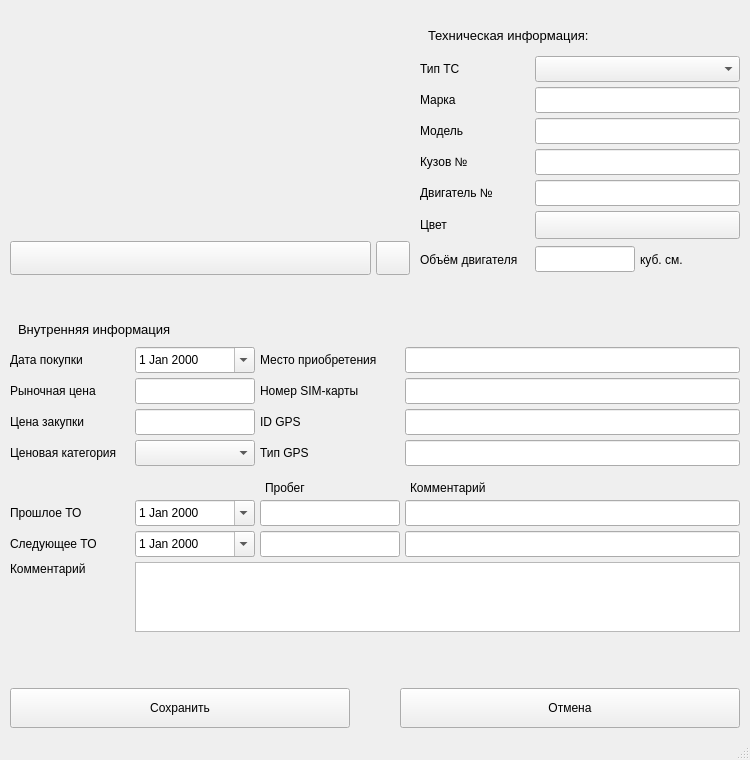
<?xml version="1.0" encoding="UTF-8"?>
<ui version="4.0">
 <class>TransportCardWindow</class>
 <widget class="QMainWindow" name="TransportCardWindow">
  <property name="geometry">
   <rect>
    <x>0</x>
    <y>0</y>
    <width>750</width>
    <height>760</height>
   </rect>
  </property>
  <property name="minimumSize">
   <size>
    <width>750</width>
    <height>760</height>
   </size>
  </property>
  <property name="maximumSize">
   <size>
    <width>16777215</width>
    <height>760</height>
   </size>
  </property>
  <property name="windowTitle">
   <string>MainWindow</string>
  </property>
  <widget class="QWidget" name="centralwidget">
   <property name="enabled">
    <bool>true</bool>
   </property>
   <layout class="QVBoxLayout" name="verticalLayout_4">
    <property name="spacing">
     <number>0</number>
    </property>
    <property name="leftMargin">
     <number>10</number>
    </property>
    <property name="topMargin">
     <number>10</number>
    </property>
    <property name="rightMargin">
     <number>10</number>
    </property>
    <property name="bottomMargin">
     <number>10</number>
    </property>
    <item>
     <layout class="QVBoxLayout" name="all_fields_layout">
      <property name="spacing">
       <number>0</number>
      </property>
      <property name="topMargin">
       <number>0</number>
      </property>
      <property name="bottomMargin">
       <number>0</number>
      </property>
      <item>
       <layout class="QHBoxLayout" name="horizontalLayout_18">
        <item>
         <layout class="QVBoxLayout" name="verticalLayout_3">
          <property name="spacing">
           <number>5</number>
          </property>
          <item>
           <widget class="QLabel" name="lbl_photo">
            <property name="minimumSize">
             <size>
              <width>400</width>
              <height>226</height>
             </size>
            </property>
            <property name="maximumSize">
             <size>
              <width>400</width>
              <height>226</height>
             </size>
            </property>
            <property name="text">
             <string/>
            </property>
            <property name="alignment">
             <set>Qt::AlignCenter</set>
            </property>
           </widget>
          </item>
          <item>
           <layout class="QHBoxLayout" name="horizontalLayout_17">
            <property name="spacing">
             <number>5</number>
            </property>
            <item>
             <widget class="QPushButton" name="btn_select_status">
              <property name="sizePolicy">
               <sizepolicy hsizetype="Expanding" vsizetype="Fixed">
                <horstretch>0</horstretch>
                <verstretch>0</verstretch>
               </sizepolicy>
              </property>
              <property name="minimumSize">
               <size>
                <width>0</width>
                <height>34</height>
               </size>
              </property>
              <property name="cursor">
               <cursorShape>PointingHandCursor</cursorShape>
              </property>
              <property name="text">
               <string/>
              </property>
             </widget>
            </item>
            <item>
             <widget class="QPushButton" name="btn_image_upload">
              <property name="minimumSize">
               <size>
                <width>34</width>
                <height>34</height>
               </size>
              </property>
              <property name="maximumSize">
               <size>
                <width>34</width>
                <height>34</height>
               </size>
              </property>
              <property name="cursor">
               <cursorShape>PointingHandCursor</cursorShape>
              </property>
              <property name="toolTip">
               <string>Изменить фото</string>
              </property>
              <property name="text">
               <string/>
              </property>
              <property name="icon">
               <iconset resource="../../resurce.qrc">
                <normaloff>:/Icons/icons/refresh-ccw_.svg</normaloff>:/Icons/icons/refresh-ccw_.svg</iconset>
              </property>
              <property name="iconSize">
               <size>
                <width>20</width>
                <height>20</height>
               </size>
              </property>
             </widget>
            </item>
           </layout>
          </item>
         </layout>
        </item>
        <item>
         <layout class="QVBoxLayout" name="technical_info_layout">
          <property name="spacing">
           <number>5</number>
          </property>
          <property name="leftMargin">
           <number>10</number>
          </property>
          <property name="topMargin">
           <number>10</number>
          </property>
          <property name="rightMargin">
           <number>0</number>
          </property>
          <item>
           <widget class="QLabel" name="label_25">
            <property name="minimumSize">
             <size>
              <width>0</width>
              <height>26</height>
             </size>
            </property>
            <property name="font">
             <font>
              <family>Arial</family>
              <pointsize>10</pointsize>
             </font>
            </property>
            <property name="styleSheet">
             <string notr="true">padding-left:5px;</string>
            </property>
            <property name="text">
             <string>Техническая информация:</string>
            </property>
           </widget>
          </item>
          <item>
           <layout class="QHBoxLayout" name="horizontalLayout_6">
            <property name="spacing">
             <number>5</number>
            </property>
            <item>
             <widget class="QLabel" name="label">
              <property name="minimumSize">
               <size>
                <width>110</width>
                <height>0</height>
               </size>
              </property>
              <property name="maximumSize">
               <size>
                <width>110</width>
                <height>16777215</height>
               </size>
              </property>
              <property name="text">
               <string>Тип ТС</string>
              </property>
             </widget>
            </item>
            <item>
             <widget class="QComboBox" name="cb_type_transport_id">
              <property name="minimumSize">
               <size>
                <width>0</width>
                <height>26</height>
               </size>
              </property>
              <property name="cursor">
               <cursorShape>PointingHandCursor</cursorShape>
              </property>
             </widget>
            </item>
           </layout>
          </item>
          <item>
           <layout class="QHBoxLayout" name="horizontalLayout">
            <property name="spacing">
             <number>5</number>
            </property>
            <item>
             <widget class="QLabel" name="label_2">
              <property name="minimumSize">
               <size>
                <width>110</width>
                <height>0</height>
               </size>
              </property>
              <property name="maximumSize">
               <size>
                <width>110</width>
                <height>16777215</height>
               </size>
              </property>
              <property name="text">
               <string>Марка</string>
              </property>
             </widget>
            </item>
            <item>
             <widget class="QLineEdit" name="le_brand">
              <property name="minimumSize">
               <size>
                <width>0</width>
                <height>26</height>
               </size>
              </property>
             </widget>
            </item>
           </layout>
          </item>
          <item>
           <layout class="QHBoxLayout" name="horizontalLayout_2">
            <property name="spacing">
             <number>5</number>
            </property>
            <item>
             <widget class="QLabel" name="label_3">
              <property name="enabled">
               <bool>true</bool>
              </property>
              <property name="minimumSize">
               <size>
                <width>110</width>
                <height>0</height>
               </size>
              </property>
              <property name="maximumSize">
               <size>
                <width>110</width>
                <height>16777215</height>
               </size>
              </property>
              <property name="text">
               <string>Модель</string>
              </property>
             </widget>
            </item>
            <item>
             <widget class="QLineEdit" name="le_model">
              <property name="minimumSize">
               <size>
                <width>0</width>
                <height>26</height>
               </size>
              </property>
             </widget>
            </item>
           </layout>
          </item>
          <item>
           <layout class="QHBoxLayout" name="horizontalLayout_3">
            <property name="spacing">
             <number>5</number>
            </property>
            <item>
             <widget class="QLabel" name="label_4">
              <property name="minimumSize">
               <size>
                <width>110</width>
                <height>0</height>
               </size>
              </property>
              <property name="maximumSize">
               <size>
                <width>110</width>
                <height>16777215</height>
               </size>
              </property>
              <property name="text">
               <string>Кузов №</string>
              </property>
             </widget>
            </item>
            <item>
             <widget class="QLineEdit" name="le_bodywork">
              <property name="minimumSize">
               <size>
                <width>0</width>
                <height>26</height>
               </size>
              </property>
             </widget>
            </item>
           </layout>
          </item>
          <item>
           <layout class="QHBoxLayout" name="horizontalLayout_19">
            <property name="spacing">
             <number>5</number>
            </property>
            <property name="bottomMargin">
             <number>0</number>
            </property>
            <item>
             <widget class="QLabel" name="label_9">
              <property name="minimumSize">
               <size>
                <width>110</width>
                <height>0</height>
               </size>
              </property>
              <property name="maximumSize">
               <size>
                <width>110</width>
                <height>16777215</height>
               </size>
              </property>
              <property name="text">
               <string>Двигатель №</string>
              </property>
             </widget>
            </item>
            <item>
             <widget class="QLineEdit" name="le_number_engine">
              <property name="minimumSize">
               <size>
                <width>0</width>
                <height>26</height>
               </size>
              </property>
              <property name="maximumSize">
               <size>
                <width>16777215</width>
                <height>16777215</height>
               </size>
              </property>
             </widget>
            </item>
           </layout>
          </item>
          <item>
           <layout class="QHBoxLayout" name="horizontalLayout_4">
            <property name="spacing">
             <number>5</number>
            </property>
            <item>
             <widget class="QLabel" name="label_5">
              <property name="minimumSize">
               <size>
                <width>110</width>
                <height>0</height>
               </size>
              </property>
              <property name="maximumSize">
               <size>
                <width>110</width>
                <height>16777215</height>
               </size>
              </property>
              <property name="text">
               <string>Цвет</string>
              </property>
             </widget>
            </item>
            <item>
             <widget class="QPushButton" name="btn_select_color">
              <property name="sizePolicy">
               <sizepolicy hsizetype="Expanding" vsizetype="Fixed">
                <horstretch>0</horstretch>
                <verstretch>0</verstretch>
               </sizepolicy>
              </property>
              <property name="minimumSize">
               <size>
                <width>0</width>
                <height>28</height>
               </size>
              </property>
              <property name="cursor">
               <cursorShape>PointingHandCursor</cursorShape>
              </property>
              <property name="text">
               <string/>
              </property>
             </widget>
            </item>
           </layout>
          </item>
          <item>
           <layout class="QHBoxLayout" name="horizontalLayout_5">
            <property name="spacing">
             <number>5</number>
            </property>
            <item>
             <widget class="QLabel" name="label_6">
              <property name="minimumSize">
               <size>
                <width>110</width>
                <height>0</height>
               </size>
              </property>
              <property name="maximumSize">
               <size>
                <width>110</width>
                <height>16777215</height>
               </size>
              </property>
              <property name="text">
               <string>Объём двигателя</string>
              </property>
             </widget>
            </item>
            <item>
             <widget class="QLineEdit" name="le_engine_volume">
              <property name="minimumSize">
               <size>
                <width>100</width>
                <height>26</height>
               </size>
              </property>
              <property name="maximumSize">
               <size>
                <width>100</width>
                <height>16777215</height>
               </size>
              </property>
             </widget>
            </item>
            <item>
             <widget class="QLabel" name="label_20">
              <property name="sizePolicy">
               <sizepolicy hsizetype="Expanding" vsizetype="Preferred">
                <horstretch>0</horstretch>
                <verstretch>0</verstretch>
               </sizepolicy>
              </property>
              <property name="minimumSize">
               <size>
                <width>60</width>
                <height>0</height>
               </size>
              </property>
              <property name="maximumSize">
               <size>
                <width>16777215</width>
                <height>16777215</height>
               </size>
              </property>
              <property name="text">
               <string>куб. см.</string>
              </property>
             </widget>
            </item>
           </layout>
          </item>
         </layout>
        </item>
       </layout>
      </item>
      <item>
       <spacer name="verticalSpacer">
        <property name="orientation">
         <enum>Qt::Vertical</enum>
        </property>
        <property name="sizeHint" stdset="0">
         <size>
          <width>20</width>
          <height>40</height>
         </size>
        </property>
       </spacer>
      </item>
      <item>
       <layout class="QVBoxLayout" name="internal_info_layout">
        <property name="spacing">
         <number>5</number>
        </property>
        <property name="topMargin">
         <number>5</number>
        </property>
        <property name="bottomMargin">
         <number>0</number>
        </property>
        <item>
         <widget class="QLabel" name="label_24">
          <property name="minimumSize">
           <size>
            <width>0</width>
            <height>26</height>
           </size>
          </property>
          <property name="font">
           <font>
            <family>Arial</family>
            <pointsize>10</pointsize>
           </font>
          </property>
          <property name="styleSheet">
           <string notr="true">padding-left:5px;</string>
          </property>
          <property name="text">
           <string>Внутренняя информация</string>
          </property>
         </widget>
        </item>
        <item>
         <layout class="QHBoxLayout" name="horizontalLayout_8">
          <property name="spacing">
           <number>5</number>
          </property>
          <item>
           <widget class="QLabel" name="label_8">
            <property name="minimumSize">
             <size>
              <width>120</width>
              <height>0</height>
             </size>
            </property>
            <property name="maximumSize">
             <size>
              <width>120</width>
              <height>16777215</height>
             </size>
            </property>
            <property name="text">
             <string>Дата покупки</string>
            </property>
           </widget>
          </item>
          <item>
           <widget class="QDateEdit" name="de_date_purchase">
            <property name="minimumSize">
             <size>
              <width>120</width>
              <height>26</height>
             </size>
            </property>
            <property name="maximumSize">
             <size>
              <width>120</width>
              <height>16777215</height>
             </size>
            </property>
            <property name="cursor">
             <cursorShape>PointingHandCursor</cursorShape>
            </property>
            <property name="calendarPopup">
             <bool>true</bool>
            </property>
           </widget>
          </item>
          <item>
           <widget class="QLabel" name="label_7">
            <property name="minimumSize">
             <size>
              <width>140</width>
              <height>0</height>
             </size>
            </property>
            <property name="maximumSize">
             <size>
              <width>140</width>
              <height>16777215</height>
             </size>
            </property>
            <property name="text">
             <string>Место приобретения</string>
            </property>
            <property name="alignment">
             <set>Qt::AlignLeading|Qt::AlignLeft|Qt::AlignVCenter</set>
            </property>
           </widget>
          </item>
          <item>
           <widget class="QLineEdit" name="le_place_purchase">
            <property name="minimumSize">
             <size>
              <width>0</width>
              <height>26</height>
             </size>
            </property>
           </widget>
          </item>
         </layout>
        </item>
        <item>
         <layout class="QHBoxLayout" name="horizontalLayout_22">
          <property name="spacing">
           <number>5</number>
          </property>
          <property name="leftMargin">
           <number>0</number>
          </property>
          <property name="bottomMargin">
           <number>0</number>
          </property>
          <item>
           <widget class="QLabel" name="label_12">
            <property name="minimumSize">
             <size>
              <width>120</width>
              <height>0</height>
             </size>
            </property>
            <property name="maximumSize">
             <size>
              <width>120</width>
              <height>16777215</height>
             </size>
            </property>
            <property name="text">
             <string>Рыночная цена</string>
            </property>
           </widget>
          </item>
          <item>
           <widget class="QLineEdit" name="market_price">
            <property name="minimumSize">
             <size>
              <width>120</width>
              <height>26</height>
             </size>
            </property>
            <property name="maximumSize">
             <size>
              <width>120</width>
              <height>16777215</height>
             </size>
            </property>
           </widget>
          </item>
          <item>
           <widget class="QLabel" name="label_10">
            <property name="minimumSize">
             <size>
              <width>140</width>
              <height>0</height>
             </size>
            </property>
            <property name="maximumSize">
             <size>
              <width>140</width>
              <height>16777215</height>
             </size>
            </property>
            <property name="text">
             <string>Номер SIM-карты</string>
            </property>
           </widget>
          </item>
          <item>
           <widget class="QLineEdit" name="number_simcard">
            <property name="sizePolicy">
             <sizepolicy hsizetype="Expanding" vsizetype="Fixed">
              <horstretch>0</horstretch>
              <verstretch>0</verstretch>
             </sizepolicy>
            </property>
            <property name="minimumSize">
             <size>
              <width>220</width>
              <height>26</height>
             </size>
            </property>
            <property name="maximumSize">
             <size>
              <width>16777215</width>
              <height>16777215</height>
             </size>
            </property>
           </widget>
          </item>
         </layout>
        </item>
        <item>
         <layout class="QHBoxLayout" name="horizontalLayout_23">
          <property name="spacing">
           <number>5</number>
          </property>
          <property name="leftMargin">
           <number>0</number>
          </property>
          <property name="bottomMargin">
           <number>0</number>
          </property>
          <item alignment="Qt::AlignLeft">
           <widget class="QFrame" name="frm_purchase_price">
            <property name="enabled">
             <bool>true</bool>
            </property>
            <property name="minimumSize">
             <size>
              <width>245</width>
              <height>26</height>
             </size>
            </property>
            <property name="maximumSize">
             <size>
              <width>245</width>
              <height>16777215</height>
             </size>
            </property>
            <property name="frameShape">
             <enum>QFrame::NoFrame</enum>
            </property>
            <property name="frameShadow">
             <enum>QFrame::Raised</enum>
            </property>
            <property name="lineWidth">
             <number>0</number>
            </property>
            <layout class="QHBoxLayout" name="horizontalLayout_10">
             <property name="spacing">
              <number>5</number>
             </property>
             <property name="leftMargin">
              <number>0</number>
             </property>
             <property name="topMargin">
              <number>0</number>
             </property>
             <property name="rightMargin">
              <number>0</number>
             </property>
             <property name="bottomMargin">
              <number>0</number>
             </property>
             <item>
              <widget class="QLabel" name="label_16">
               <property name="minimumSize">
                <size>
                 <width>120</width>
                 <height>0</height>
                </size>
               </property>
               <property name="maximumSize">
                <size>
                 <width>120</width>
                 <height>16777215</height>
                </size>
               </property>
               <property name="text">
                <string>Цена закупки</string>
               </property>
              </widget>
             </item>
             <item>
              <widget class="QLineEdit" name="purchase_price">
               <property name="minimumSize">
                <size>
                 <width>120</width>
                 <height>26</height>
                </size>
               </property>
               <property name="maximumSize">
                <size>
                 <width>120</width>
                 <height>16777215</height>
                </size>
               </property>
              </widget>
             </item>
            </layout>
           </widget>
          </item>
          <item>
           <widget class="QLabel" name="label_11">
            <property name="minimumSize">
             <size>
              <width>140</width>
              <height>0</height>
             </size>
            </property>
            <property name="maximumSize">
             <size>
              <width>140</width>
              <height>16777215</height>
             </size>
            </property>
            <property name="text">
             <string>ID GPS</string>
            </property>
           </widget>
          </item>
          <item>
           <widget class="QLineEdit" name="gps_id">
            <property name="sizePolicy">
             <sizepolicy hsizetype="Expanding" vsizetype="Fixed">
              <horstretch>0</horstretch>
              <verstretch>0</verstretch>
             </sizepolicy>
            </property>
            <property name="minimumSize">
             <size>
              <width>220</width>
              <height>26</height>
             </size>
            </property>
            <property name="maximumSize">
             <size>
              <width>16777215</width>
              <height>16777215</height>
             </size>
            </property>
           </widget>
          </item>
         </layout>
        </item>
        <item>
         <layout class="QHBoxLayout" name="horizontalLayout_7">
          <property name="spacing">
           <number>5</number>
          </property>
          <property name="leftMargin">
           <number>0</number>
          </property>
          <property name="bottomMargin">
           <number>0</number>
          </property>
          <item>
           <widget class="QLabel" name="label_21">
            <property name="minimumSize">
             <size>
              <width>120</width>
              <height>0</height>
             </size>
            </property>
            <property name="maximumSize">
             <size>
              <width>120</width>
              <height>16777215</height>
             </size>
            </property>
            <property name="text">
             <string>Ценовая категория</string>
            </property>
           </widget>
          </item>
          <item>
           <widget class="QComboBox" name="payment_category">
            <property name="minimumSize">
             <size>
              <width>120</width>
              <height>26</height>
             </size>
            </property>
            <property name="maximumSize">
             <size>
              <width>120</width>
              <height>16777215</height>
             </size>
            </property>
            <property name="cursor">
             <cursorShape>PointingHandCursor</cursorShape>
            </property>
           </widget>
          </item>
          <item>
           <widget class="QLabel" name="label_22">
            <property name="minimumSize">
             <size>
              <width>140</width>
              <height>0</height>
             </size>
            </property>
            <property name="maximumSize">
             <size>
              <width>140</width>
              <height>16777215</height>
             </size>
            </property>
            <property name="text">
             <string>Тип GPS</string>
            </property>
           </widget>
          </item>
          <item>
           <widget class="QLineEdit" name="type_gps">
            <property name="minimumSize">
             <size>
              <width>0</width>
              <height>26</height>
             </size>
            </property>
           </widget>
          </item>
         </layout>
        </item>
        <item>
         <layout class="QHBoxLayout" name="horizontalLayout_12">
          <property name="spacing">
           <number>5</number>
          </property>
          <property name="topMargin">
           <number>10</number>
          </property>
          <property name="bottomMargin">
           <number>0</number>
          </property>
          <item>
           <widget class="QLabel" name="label_18">
            <property name="sizePolicy">
             <sizepolicy hsizetype="Fixed" vsizetype="Preferred">
              <horstretch>0</horstretch>
              <verstretch>0</verstretch>
             </sizepolicy>
            </property>
            <property name="minimumSize">
             <size>
              <width>250</width>
              <height>0</height>
             </size>
            </property>
            <property name="maximumSize">
             <size>
              <width>250</width>
              <height>16777215</height>
             </size>
            </property>
            <property name="text">
             <string/>
            </property>
           </widget>
          </item>
          <item>
           <widget class="QLabel" name="label_17">
            <property name="sizePolicy">
             <sizepolicy hsizetype="Fixed" vsizetype="Preferred">
              <horstretch>0</horstretch>
              <verstretch>0</verstretch>
             </sizepolicy>
            </property>
            <property name="minimumSize">
             <size>
              <width>140</width>
              <height>0</height>
             </size>
            </property>
            <property name="maximumSize">
             <size>
              <width>140</width>
              <height>16777215</height>
             </size>
            </property>
            <property name="text">
             <string>Пробег</string>
            </property>
           </widget>
          </item>
          <item>
           <widget class="QLabel" name="label_19">
            <property name="text">
             <string>Комментарий</string>
            </property>
           </widget>
          </item>
         </layout>
        </item>
        <item>
         <layout class="QHBoxLayout" name="horizontalLayout_13">
          <property name="spacing">
           <number>5</number>
          </property>
          <item>
           <widget class="QLabel" name="label_13">
            <property name="sizePolicy">
             <sizepolicy hsizetype="Fixed" vsizetype="Preferred">
              <horstretch>0</horstretch>
              <verstretch>0</verstretch>
             </sizepolicy>
            </property>
            <property name="minimumSize">
             <size>
              <width>120</width>
              <height>0</height>
             </size>
            </property>
            <property name="maximumSize">
             <size>
              <width>120</width>
              <height>16777215</height>
             </size>
            </property>
            <property name="text">
             <string>Прошлое ТО</string>
            </property>
           </widget>
          </item>
          <item>
           <widget class="QDateEdit" name="de_date_prev_to">
            <property name="sizePolicy">
             <sizepolicy hsizetype="Preferred" vsizetype="Fixed">
              <horstretch>0</horstretch>
              <verstretch>0</verstretch>
             </sizepolicy>
            </property>
            <property name="minimumSize">
             <size>
              <width>120</width>
              <height>26</height>
             </size>
            </property>
            <property name="maximumSize">
             <size>
              <width>120</width>
              <height>16777215</height>
             </size>
            </property>
            <property name="cursor">
             <cursorShape>PointingHandCursor</cursorShape>
            </property>
            <property name="calendarPopup">
             <bool>true</bool>
            </property>
           </widget>
          </item>
          <item>
           <widget class="QLineEdit" name="le_prev_mileage">
            <property name="minimumSize">
             <size>
              <width>140</width>
              <height>26</height>
             </size>
            </property>
            <property name="maximumSize">
             <size>
              <width>140</width>
              <height>16777215</height>
             </size>
            </property>
           </widget>
          </item>
          <item>
           <widget class="QLineEdit" name="le_comment_prev_to">
            <property name="minimumSize">
             <size>
              <width>0</width>
              <height>26</height>
             </size>
            </property>
           </widget>
          </item>
         </layout>
        </item>
        <item>
         <layout class="QHBoxLayout" name="horizontalLayout_14">
          <property name="spacing">
           <number>5</number>
          </property>
          <item>
           <widget class="QLabel" name="label_14">
            <property name="minimumSize">
             <size>
              <width>120</width>
              <height>0</height>
             </size>
            </property>
            <property name="maximumSize">
             <size>
              <width>120</width>
              <height>16777215</height>
             </size>
            </property>
            <property name="text">
             <string>Следующее ТО</string>
            </property>
           </widget>
          </item>
          <item>
           <widget class="QDateEdit" name="de_date_next_to">
            <property name="minimumSize">
             <size>
              <width>120</width>
              <height>26</height>
             </size>
            </property>
            <property name="maximumSize">
             <size>
              <width>120</width>
              <height>16777215</height>
             </size>
            </property>
            <property name="cursor">
             <cursorShape>PointingHandCursor</cursorShape>
            </property>
            <property name="calendarPopup">
             <bool>true</bool>
            </property>
           </widget>
          </item>
          <item>
           <widget class="QLineEdit" name="le_next_mileage">
            <property name="minimumSize">
             <size>
              <width>140</width>
              <height>26</height>
             </size>
            </property>
            <property name="maximumSize">
             <size>
              <width>140</width>
              <height>16777215</height>
             </size>
            </property>
           </widget>
          </item>
          <item>
           <widget class="QLineEdit" name="le_comment_next_to">
            <property name="minimumSize">
             <size>
              <width>0</width>
              <height>26</height>
             </size>
            </property>
           </widget>
          </item>
         </layout>
        </item>
        <item>
         <layout class="QHBoxLayout" name="horizontalLayout_15">
          <property name="spacing">
           <number>5</number>
          </property>
          <item alignment="Qt::AlignTop">
           <widget class="QLabel" name="label_15">
            <property name="minimumSize">
             <size>
              <width>120</width>
              <height>0</height>
             </size>
            </property>
            <property name="maximumSize">
             <size>
              <width>120</width>
              <height>16777215</height>
             </size>
            </property>
            <property name="text">
             <string>Комментарий</string>
            </property>
           </widget>
          </item>
          <item>
           <widget class="QTextEdit" name="te_comment_general">
            <property name="minimumSize">
             <size>
              <width>0</width>
              <height>70</height>
             </size>
            </property>
            <property name="maximumSize">
             <size>
              <width>16777215</width>
              <height>70</height>
             </size>
            </property>
           </widget>
          </item>
         </layout>
        </item>
        <item>
         <layout class="QHBoxLayout" name="horizontalLayout_9">
          <property name="spacing">
           <number>0</number>
          </property>
          <item>
           <widget class="QLabel" name="lbl_id_status">
            <property name="minimumSize">
             <size>
              <width>20</width>
              <height>0</height>
             </size>
            </property>
            <property name="maximumSize">
             <size>
              <width>20</width>
              <height>16777215</height>
             </size>
            </property>
            <property name="text">
             <string/>
            </property>
           </widget>
          </item>
          <item>
           <widget class="QLabel" name="lbl_id_color">
            <property name="maximumSize">
             <size>
              <width>0</width>
              <height>0</height>
             </size>
            </property>
            <property name="text">
             <string/>
            </property>
           </widget>
          </item>
          <item>
           <widget class="QLabel" name="lbl_filename">
            <property name="enabled">
             <bool>true</bool>
            </property>
            <property name="maximumSize">
             <size>
              <width>0</width>
              <height>0</height>
             </size>
            </property>
            <property name="text">
             <string/>
            </property>
           </widget>
          </item>
          <item>
           <widget class="QLabel" name="lbl_ts_id">
            <property name="text">
             <string/>
            </property>
           </widget>
          </item>
         </layout>
        </item>
        <item>
         <spacer name="verticalSpacer_2">
          <property name="orientation">
           <enum>Qt::Vertical</enum>
          </property>
          <property name="sizeHint" stdset="0">
           <size>
            <width>20</width>
            <height>40</height>
           </size>
          </property>
         </spacer>
        </item>
       </layout>
      </item>
      <item>
       <layout class="QHBoxLayout" name="horizontalLayout_16">
        <item>
         <widget class="QPushButton" name="btn_save">
          <property name="minimumSize">
           <size>
            <width>0</width>
            <height>40</height>
           </size>
          </property>
          <property name="cursor">
           <cursorShape>PointingHandCursor</cursorShape>
          </property>
          <property name="text">
           <string>Сохранить</string>
          </property>
         </widget>
        </item>
        <item>
         <widget class="QLabel" name="label_23">
          <property name="minimumSize">
           <size>
            <width>50</width>
            <height>0</height>
           </size>
          </property>
          <property name="maximumSize">
           <size>
            <width>50</width>
            <height>16777215</height>
           </size>
          </property>
          <property name="text">
           <string/>
          </property>
         </widget>
        </item>
        <item>
         <widget class="QPushButton" name="btn_cancel">
          <property name="minimumSize">
           <size>
            <width>0</width>
            <height>40</height>
           </size>
          </property>
          <property name="cursor">
           <cursorShape>PointingHandCursor</cursorShape>
          </property>
          <property name="text">
           <string>Отмена</string>
          </property>
         </widget>
        </item>
       </layout>
      </item>
     </layout>
    </item>
   </layout>
  </widget>
  <widget class="QStatusBar" name="statusbar"/>
 </widget>
 <resources>
  <include location="../../resurce.qrc"/>
 </resources>
 <connections/>
</ui>
